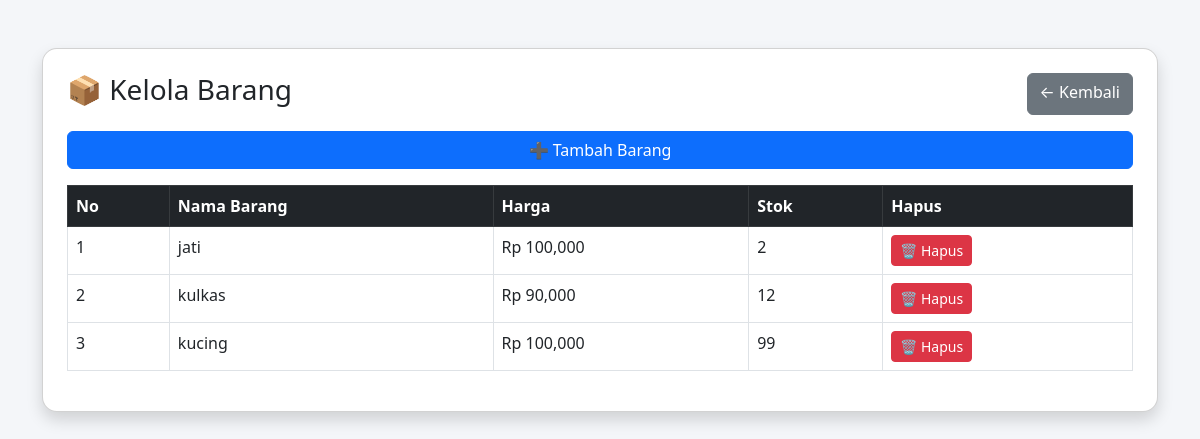
/tampil_barang.php, run on the app's committed database.
### tables this page shows
CREATE TABLE `barang` (
  `id` int(11) NOT NULL,
  `nama_barang` varchar(100) DEFAULT NULL,
  `harga` int(11) DEFAULT NULL,
  `stok` int(11) DEFAULT NULL
);

### tampil_barang.php (the view, shortened to what this page needs)
<?php
include 'koneksi.php';
$data = mysqli_query($conn, "SELECT * FROM barang");
?>
<!DOCTYPE html>
<html>
<head>
    <link href="https://cdn.jsdelivr.net/npm/bootstrap@5.3.0/dist/css/bootstrap.min.css" rel="stylesheet">
</head>
<body>
<div class="container mt-5">
    <div class="card shadow p-4">
        <div class="d-flex justify-content-between mb-3">
            <h3>📦 Kelola Barang</h3>
            <a href="admin.php" class="btn btn-secondary">← Kembali</a>
        </div>
        <a href="tambah_barang.php" class="btn btn-primary mb-3">
            ➕ Tambah Barang
        </a>
        <table class="table table-bordered table-hover">
            <thead class="table-dark">
                <tr>
                    <th>No</th>
                    <th>Nama Barang</th>
                    <th>Harga</th>
                    <th>Stok</th>
                    <th>Hapus</th>
                </tr>
            </thead>
            <tbody>
                <?php
                $no = 1;
                while ($row = mysqli_fetch_array($data)) {
                ?>
                <tr>
                    <td><?= $no++; ?></td>
                    <td><?= $row['nama_barang']; ?></td>
                    <td>Rp <?= number_format($row['harga']); ?></td>
                    <td><?= $row['stok']; ?></td>
                    <td>
    <?php
    $id = isset($row['id']) ? $row['id'] : $row['id'];
    ?>
    <a href="hapus_barang.php?id=<?php echo $id; ?>"
       class="btn btn-danger btn-sm"
       onclick="return confirm('Yakin mau hapus?')">
       🗑️ Hapus
    </a>
</td>
                </tr>
                <?php } ?>
            </tbody>
        </table>
    </div>
</div>
</body>
</html>

### tampil_barang.php (style rules this page uses)
body { background: #f4f6f9; }
.card { border-radius: 15px; }

### data on the page
barang: nama_barang "jati", harga "100,000", stok "2"
barang: nama_barang "kulkas", harga "90,000", stok "12"
barang: nama_barang "kucing", harga "100,000", stok "99"
